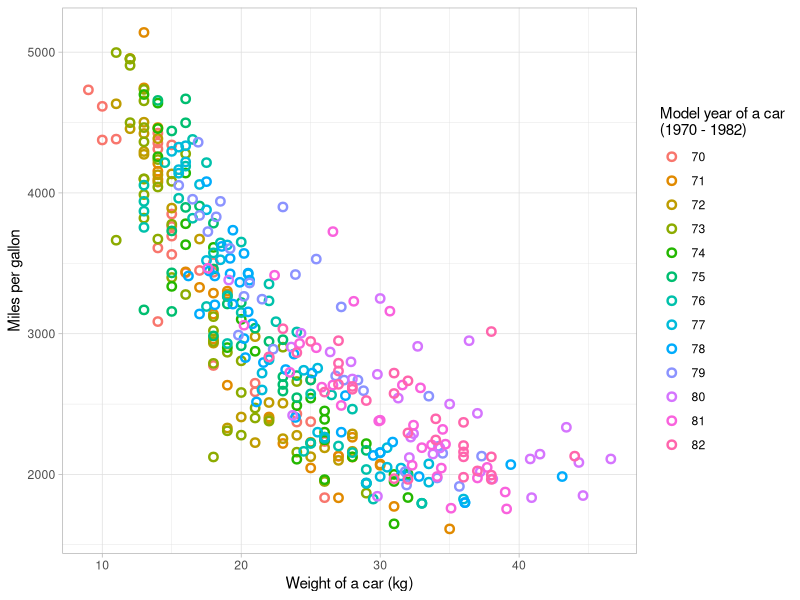
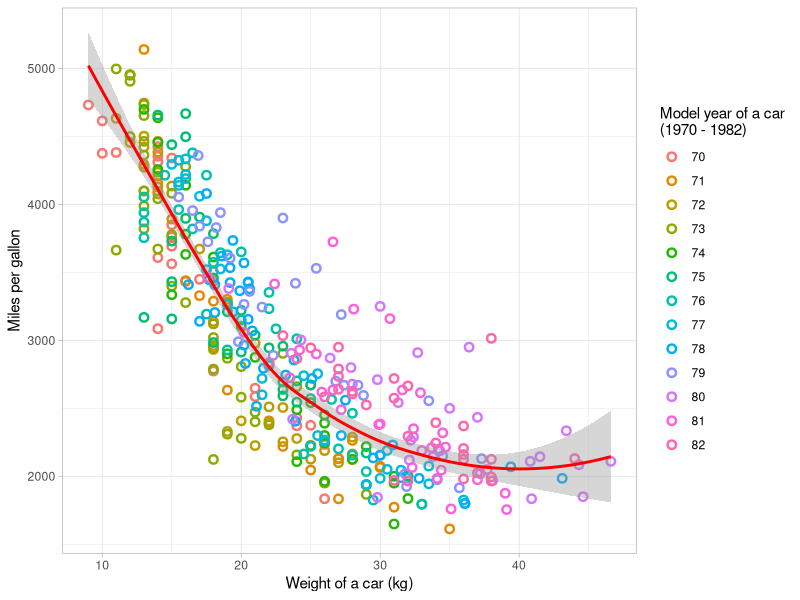

The R script that drew these images, in order:
# HW6: ggplot2
#'
# In this exercise, you have to recreate the figures found at
# the left of the instructions.
# We suggest functions you can use to create the plots, but
# you are free to use the method you are the most comfortable with.
# Make sure that the figures look exactly like the ones you are supposed to create.
#'
# The purpose of this task is to get familiar with ggplot.
# Throughout the exercise, please use `theme_light()` as your base theme.
# For graphs with titles, make the format as
# `theme(plot.title = element_text(hjust = 0.5), plot.subtitle = element_text(hjust = 0.5))`.
#'
# 1. Load the `ggplot2`, `dplyr`, `purrr`, `ggrepel` and `readr` packages.
#    Use `read_csv()` to load the `autompg.csv` data set from `data` folder and
#    assign it to a tibble `autompg`.
#    Create a tibble `efficiency_by_manufacturer` of dimension 398 x 11 on the base of `autompg`.
#    The dataset should transfer the `model_year` into a factor variable. It should also
#    Create a new column called `car_made` that extracts the car manufacturer from `car_name`.
#    The dataset should Create a new column called `efficiency`.
#    The formula of `efficiency` is `mpg / weight`.
#    To do that, you can use:
#    - `mutate()` and `as.factor()` to transfer the `model_year` into a factor variable.
#    - `map_chr()` and `strsplit` to extract the car manufacturer from `car_name`.
#    - `mutate()` to create a new column called `car_made` and store the list of car manufacturer names.
#    - `mutate()` to build a new column called `efficiency` and use the formula above to assign values.
#    To check your solution, `efficiency_by_manufacturer` prints to:
#    # A tibble: 398 x 11
#    mpg cylinders displacement horsepower weight acceleration model_year origin car_name
#    <dbl>     <dbl>        <dbl> <chr>       <dbl>        <dbl> <fct>       <dbl> <chr>
#    1    18         8          307 130          3504         12   70              1 chevrol…
#    2    15         8          350 165          3693         11.5 70              1 buick s…
#    3    18         8          318 150          3436         11   70              1 plymout…
#    4    16         8          304 150          3433         12   70              1 amc reb…
#    5    17         8          302 140          3449         10.5 70              1 ford to…
#    6    15         8          429 198          4341         10   70              1 ford ga…
#    7    14         8          454 220          4354          9   70              1 chevrol…
#    8    14         8          440 215          4312          8.5 70              1 plymout…
#    9    14         8          455 225          4425         10   70              1 pontiac…
#    10    15         8          390 190          3850          8.5 70              1 amc amb…
#    # … with 388 more rows, and 2 more variables: car_made <chr>, efficiency <dbl>
## Do not modify this line!
library(ggplot2)
library(dplyr)
library(purrr)
library(ggrepel)
library(readr)
autompg = read_csv('data/autompg.csv')
autompg <- read_csv("data/autompg.csv")
efficiency_by_manufacturer=
  autompg%>%mutate(model_year=as.factor(model_year))%>%
  mutate(car_made=map_chr(car_name,function(x){strsplit(x,split=" ")[[1]][1]})) %>%
  mutate(efficiency=mpg / weight)
# 2. Draw a horizontal boxplot of `efficiency` vs. `car_made`. The ordering of boxes from top to bottom
#    should be in descending order of median of `efficiency`.
#    To do this, you can use:
#    - `geom_boxplot()` to draw a boxplot of `efficiency` vs. `car_made`(hint: use `reorder` to
#    organize the order on the x-axis).
#    - `labs()` to name the title as:
#    `"Cars made by European and Japanese manufacturers are generally more efficient"`,
#    subtitle as:
#    `"Cars made by American manufacturers are less efficient"`,
#    name the x-axis as `"Car manufacturer"`,
#    name the y-axis as `"Efficiency (mpg / kg)"`.
#    - `coord_flip()` to flip x and y.
#    Store the plot into a variable `g1`.
## Do not modify this line!
g1 = ggplot(efficiency_by_manufacturer,mapping = aes(reorder(car_made,efficiency,median),efficiency)) +
  geom_boxplot()+
  labs(title="Cars made by European and Japanese manufacturers are generally more efficient",
       subtitle = "Cars made by American manufacturers are less efficient",
       x="Car manufacturer",
       y="Efficiency (mpg / kg)")+
  coord_flip()+
  theme_light()+
  theme(plot.title = element_text(hjust = 0.5), plot.subtitle = element_text(hjust = 0.5))

# 3. Draw a point plot of `mpg` vs. `weight`, colored by `model_year`.
#    To do this, you can use:
#    - `geom_point()` to draw a point plot of `diameter` vs. `rings` with colored by `model_year`.
#    Set `size` as 2, `shape` as 1 and `stroke` as 1.25,
#    - `labs()` to name the x-axis as `"Weight of a car (kg)"`,
#    name the y-axis as `"Miles per gallon"`.
#    - `scale_color_discrete()` to name the legend as `"Model year of a car \n(1970 - 1982)"`.
#    Store the plot into a variable `g2`.
## Do not modify this line!
g2 = ggplot(efficiency_by_manufacturer,
       aes(mpg,weight,color = model_year,)) +
  geom_point(size = 2,shape = 1, stroke = 1.25) +
  labs(x = "Weight of a car (kg)",
       y = "Miles per gallon")+
  scale_color_discrete("Model year of a car\n(1970 - 1982)")+
  theme_light() +
  theme(plot.title = element_text(hjust = 0.5), plot.subtitle = element_text(hjust = 0.5))
g2

# 4. Draw a smooth curve on the `g2` using `loess` funnction.
#    To do this, you can use:
#    - `geom_smooth()` to draw a smooth curve with `linetype` as `r2`. Set method as `loess`,
#    `se` as `TRUE` and `color` as `red`.
#    - `guides()` to remove the legend of `linetype`.
#    Store the plot into a variable `g3`.
## Do not modify this line!

g3 <- g2 +
  geom_smooth(aes(linetype = 'r2'), 
              method = 'loess',se = T,color = 'red')+
  guides(linetype = FALSE)
g3

# 5. Build a tibble `best_efficiency_by_manufacturer` of dimension 37 x 11.
#    The dataset extracts the largest `efficiency` of each manufacturer from `efficiency_by_manufacturer`.
#    To do this, you can use:
#    - `group_by()` to group the `car_made`
#    - `filter()` to filter out the rows with max `efficiency` of each car manufacturer.
#    To check your solution, `best_efficiency_by_manufacturer` prints to:
#    # A tibble: 37 x 11
#    # Groups:   car_made [37]
#    mpg cylinders displacement horsepower weight acceleration model_year origin car_name
#    <dbl>     <dbl>        <dbl> <chr>       <dbl>        <dbl> <fct>       <dbl> <chr>
#    1    25         4          104 95           2375         17.5 70              2 saab 99e
#    2    26         4          121 113          2234         12.5 70              2 bmw 2002
#    3     9         8          304 193          4732         18.5 70              1 hi 1200d
#    4    28         4          116 90           2123         14   71              2 opel 19…
#    5    30         4           79 70           2074         19.5 71              2 peugeot…
#    6    35         4           72 69           1613         18   71              3 datsun …
#    7    23         4          120 97           2506         14.5 72              3 toyouta…
#    8    16         6          250 105          3897         18.5 75              1 chevroe…
#    9    25         4          140 92           2572         14.9 76              1 capri ii
#    10    30         4          111 80           2155         14.8 77              1 buick o…
#    # … with 27 more rows, and 2 more variables: car_made <chr>, efficiency <dbl>
## Do not modify this line!
best_efficiency_by_manufacturer = efficiency_by_manufacturer %>% group_by(car_made) %>% filter(efficiency == max(efficiency))


# 6. Draw manufacturer names onto `g3` and
#    - add a title onto the graph and name title as:
#    `"Mpg is decreasing in weights"`.
#    - name the subtitle as:
#    `"How are cars performing in best efficiency by different car manufacturers?"`.
#    - move all the legends on the top in one row.
#    To do this, you can use:
#    - `geom_text_repel()` to draw every `car_made` name onto the graph from `best_efficiency_by_manufacturer`.
#    - `labs()` to name the title as:
#    `"Mpg is decreasing in weights"`, subtitle as:
#    `"How are cars performing in best efficiency by different car manufacturers?"`.
#    - `guides()` and `guide_legend()` to make all legend in one row.
#    - `theme()` to set `legend.position` as `top`, `legend.direction` as `horizontal` and
#    `legend.justification` as 0.1.
#'
## Do not modify this line!

g4 = g3+
  geom_text_repel(data = best_efficiency_by_manufacturer, 
                  aes(weight, mpg, label = car_made),colour='black')+
  labs(title="Mpg is decreasing in weights",
       subtitle = "How are cars performing in best efficiency by different car manufacturers?")+
  guides(color= guide_legend(nrow = 1))+
  theme(legend.position='top',legend.direction='horizontal',legend.justification=0.1)
  